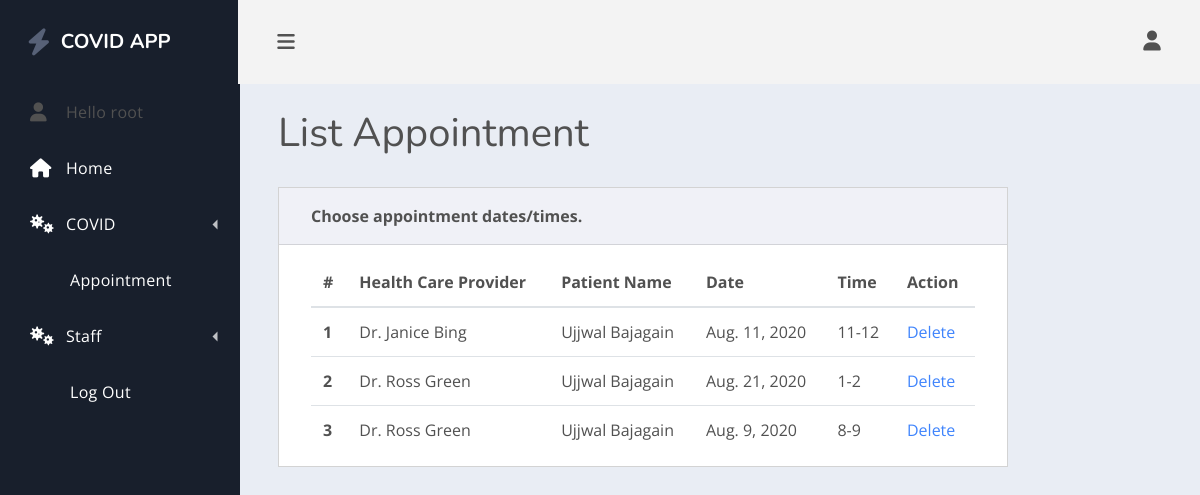
The app's page /scheduleappointment/ (signed in), older data.
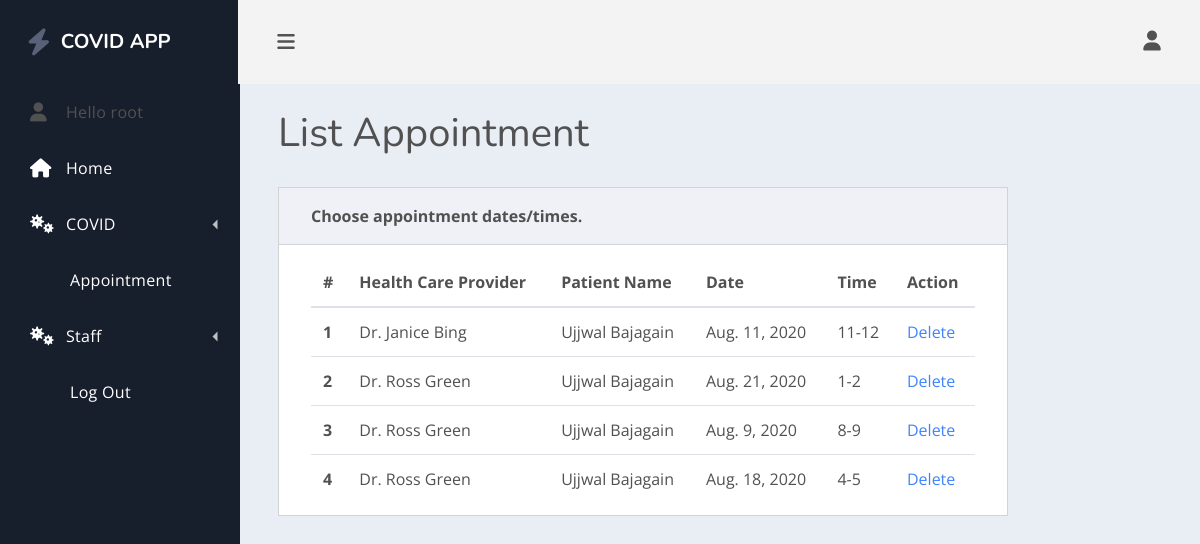
The same page, newer data.
### healthcare/models.py (models this page shows, shortened)
class Appointment(models.Model):
    TIME_SLOTS = [('8am-9am', '8am-9am'), ('9am-10am', '9am-10am'), ('10am-11am', '10am-11am'),
                  ('11am-12pm', '11am-12pm'), ('12pm-1pm', '12pm-1pm'), ('1pm-2pm', '1pm-2pm'), ('2pm-3pm', '2pm-3pm'),
                  ('3pm-4pm', '3pm-4pm'), ('4pm-5pm', '4pm-5pm'), ('5pm-6pm', '5pm-6pm'), ('6pm-7pm', '6pm-7pm'),
                  ('7pm-8pm', '7pm-8pm'), ('8pm-9pm', '8pm-9pm')]
    APT_CHOICES = [('Approved', 'Approved'), ('Denied', 'Denied'), ('Pending', 'Pending')]
    staff =  models.CharField(max_length= 200, null= True)
    patient = models.ForeignKey(Patient,on_delete=models.CASCADE)
    pick_Date = models.DateField(blank= True)
    pick_Time_Slot = models.CharField(max_length=10, choices=TIME_SLOTS, blank=True)
    Description = models.TextField(blank=True, null=True)
    status = models.CharField(max_length=10, choices=APT_CHOICES,default='Pending')

class Patient(models.Model):
    GENDER_CHOICES = [('Male', 'Male'), ('Female', 'Female'), ('Other', 'Other'), ('NA', 'I do not wish to say')]
    BOOL_CHOICES = [('Yes', 'Yes'), ('No', 'No')]
    user = models.OneToOneField(User, null=True,blank=True, on_delete=models.CASCADE)
    first_Name = models.CharField(max_length= 200, null= True)
    last_Name = models.CharField(max_length= 200, null= True)
    phone = models.CharField(max_length= 200, null= True)
    email = models.CharField(max_length=200, null= True)
    address = models.CharField(max_length=500, null= True)
    date_created = models.DateField(auto_now_add = True)
    birth_date = models.DateField(blank= True,null=True)
    age = models.DecimalField(decimal_places=0, max_digits=50, null=True)
    gender = models.CharField(max_length=50, choices=GENDER_CHOICES, blank= True)
    height = models.CharField(max_length=10, default='0.00 ft')
    weight = models.CharField(max_length=10, default='0.00 lbs')
    allergies = models.CharField(max_length=200, null=True)
    emergency_contact_name = models.CharField(max_length=200, null=True)
    emergency_contact_phone = models.CharField( max_length=200, null=True)
    emergency_contact_address = models.CharField(max_length=200, null=True)
    insurance_provider = models.CharField(max_length=200, null=True)
    diagnosis = models.TextField(blank=True, null=True)
    pre_existing_conditions = models.TextField(blank=True, null=True)
    lab_reports = models.TextField(blank=True, null=True)
    have_you_been_tested_positive_for_COVID = models.CharField(max_length=5, choices=BOOL_CHOICES,null=True)
    def __str__(self):
        if (self.first_Name and self.last_Name):
            display = (self.first_Name + " " + self.last_Name)
        else:
            display = str(self.date_created)
        return display

### healthcare/views.py (the view)
# urls.py: path('scheduleappointment/', views.ScheduleAppointment, name="scheduleAppointment"),
@login_required(login_url='login')
def ScheduleAppointment(request):
    form = ScheduleAppointmentForm()
    appointments = Appointment.objects.all()
    current_user = request.user
    try:
        patient = Patient.objects.get(user=current_user)
    except ObjectDoesNotExist:
        patient = None
    if request.method == 'POST':
        form = ScheduleAppointmentForm(request.POST)
        if form.is_valid():
            form.save()
            messages.success(request, 'Request for appointment approval has been submitted successfully')
            return redirect('scheduleAppointment')
    context = {'form': form, 'appointments': appointments,'patient':patient,
               }
    return render(request, 'healthcare/ScheduleAppointment.html', context)

### healthcare/templates/healthcare/ScheduleAppointment.html (shortened to what this page needs)
{% extends 'healthcare/main.html' %}
{% block content %}
    {% load myfilters %}
    <main class="dash-content">
        <div class="container-fluid">
            {% include 'healthcare/appointmentList.html' %}
        </div>
    </main>
{% endblock %}

### healthcare/templates/healthcare/appointmentList.html
{% if user.is_staff  %}
    <h1 class="dash-title">List Appointment</h1>
    <div class="row">
        <div class="col-lg-10">
            <div class="card spur-card">
                <div class="card-header">
                    <div class="spur-card-title">Choose appointment dates/times.</div>
                </div>
                <div class="card-body ">
                    <table class="table table-hover table-in-card">
                        <thead>
                        <tr>
                            <th scope="col">#</th>
                            <th scope="col">Health Care Provider</th>
                            <th scope="col">Patient Name</th>
                            <th scope="col">Date</th>
                            <th scope="col">Time</th>
                            <th scope="col">Action</th>
                        </tr>
                        </thead>
                        <tbody>
                        {% for appointment in appointments %}
                            <tr>
                                <th scope="row"> {{ forloop.counter }}</th>
                                <td>{{ appointment.staff }}</td>
                                <td>{{ appointment.patient }}</td>
                                <td>{{ appointment.pick_Date }}</td>
                                <td>{{ appointment.pick_Time_Slot }}</td>
                                <td>
                                    <a href=" {% url 'deleteappointment' appointment.id %}">Delete</a>
                                </td>
                            </tr>
                        {% endfor %}
                        </tbody>
                    </table>
                </div>
            </div>
        </div>
    </div>
{% endif %}

Row changes from the older to the newer data that the page shows:
added Appointment: staff "Dr. Ross Green", patient "Ujjwal Bajagain", pick_Date "Aug. 18, 2020", pick_Time_Slot "4-5"
